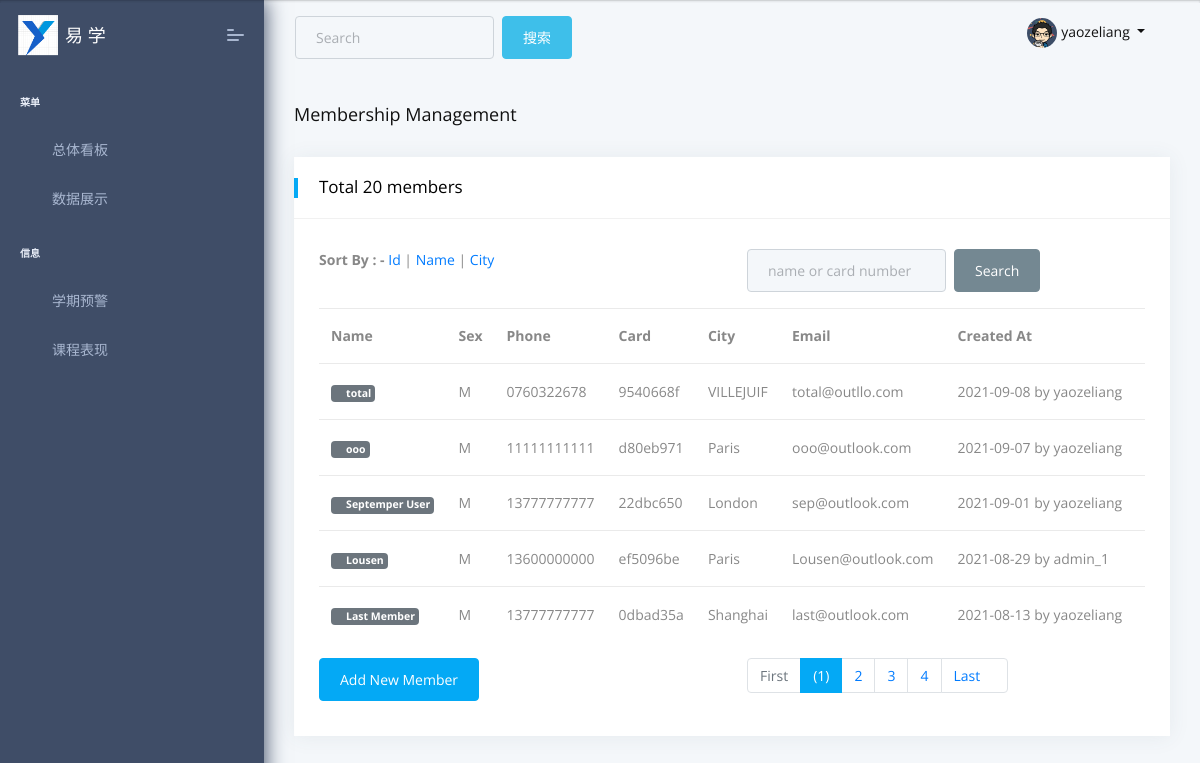
Page /member-list (signed in) on the committed database.
### book/models.py (models this page shows, shortened)
class Profile(models.Model):
    user = models.OneToOneField(User,null=True,on_delete=models.CASCADE)
    bio = models.TextField()
    profile_pic = models.ImageField(upload_to="profile/%Y%m%d/", blank=True,null=True)
    phone_number = models.CharField(max_length=30,blank=True)
    email = models.EmailField(max_length=50,blank=True)

class Member(models.Model):
    name = models.CharField(max_length=50, blank=False)
    age = models.PositiveIntegerField(default=20)
    gender = models.CharField(max_length=10,choices=GENDER,default='m')
    city = models.CharField(max_length=20, blank=False)
    email = models.EmailField(max_length=50,blank=True)
    phone_number = models.CharField(max_length=30,blank=False)
    created_at= models.DateTimeField(default=timezone.now)
    created_by = models.CharField(max_length=20,default="")
    updated_by = models.CharField(max_length=20,default="")
    updated_at = models.DateTimeField(auto_now=True)
    card_id = models.UUIDField(unique=True, default=uuid.uuid4, editable=False)
    card_number = models.CharField(max_length=8,default="")
    expired_at = models.DateTimeField(default=timezone.now)

### book/views.py (the view)
# urls.py: path('member-list',MemberListView.as_view(),name="member_list"),
class MemberListView(LoginRequiredMixin,ListView):
    login_url = 'login'
    model= Member
    context_object_name = 'members'
    template_name = 'book/member_list.html'
    count_total = 0
    search_value = ''
    order_field="-updated_at"
    def get_queryset(self):
        search =self.request.GET.get("search")
        order_by=self.request.GET.get("orderby")
        if order_by:
            all_members = Member.objects.all().order_by(order_by)
            self.order_field=order_by
        else:
            all_members = Member.objects.all().order_by(self.order_field)
        if search:
            all_members = all_members.filter(
                Q(name__icontains=search) |  Q(card_number__icontains=search)
            )
        else:
            search = ''
        self.search_value=search
        self.count_total = all_members.count()
        paginator = Paginator(all_members, PAGINATOR_NUMBER)
        page = self.request.GET.get('page')
        members = paginator.get_page(page)
        return members
    def get_context_data(self, *args, **kwargs):
        context = super(MemberListView, self).get_context_data(*args, **kwargs)
        context['count_total'] = self.count_total
        context['search'] = self.search_value
        context['orderby'] = self.order_field
        context['objects'] = self.get_queryset()
        return context

### book/templatetags/book_extras.py (called while the page is built)
@register.inclusion_tag('book/inclusions/_pagination.html', takes_context=True)
def show_pagination(context):
    return {
        'page_objects':context['objects'],
        'search':context['search'],
        'orderby':context['orderby'],}

@register.inclusion_tag('book/inclusions/_messages.html',takes_context=True)
def show_messages(context):
        return {'messages':context['messages'],}

@register.filter('has_group')
def has_group(user, group_name):
    groups = user.groups.all().values_list('name', flat=True)
    return True if group_name in groups else False

### templates/book/member_list.html (shortened to what this page needs)
{% extends "layouts/base.html" %}
{% load book_extras %}
{% block content %}
<div class="pcoded-content">
    <div class="pcoded-inner-content">
        <div class="page-header">
            <div class="page-block">
                <div class="row align-items-center">
                    <div class="col-md-12">
                        <div class="page-header-title">
                            <h5 class="m-b-10">Membership Management</h5>
                        </div>
                    </div>
                </div>
            </div>
        </div>
        <br>
        <div class="main-body">
            <div class="page-wrapper">
                <div class="row">
                    <div class="col-xl-12">
                        <div class="card">
                            <div class="card-header">
                                <h5>Total {{count_total}} members</h5>
                            </div>
                            <div class="card-block ">
                                <div class='row'>
                                    <div class="col-6">
                                        <b>Sort By : - </b>
                                        <a href="{% url 'member_list' %}?search={{search}}&orderby=id">Id</a>  |
                                        <a href="{% url 'member_list' %}?search={{ search }}&orderby=name">Name</a> |
                                        <a href="{% url 'member_list' %}?search={{ search }}&orderby=city">City</a>
                                    </div>
                                    <div class="col-6">
                                        <form class="form-inline mb-2">
                                            <div class="form-group  mb-2">
                                                <input type="text"
                                                       class="form-control"
                                                       name="search",
                                                       id='search',
                                                       placeholder="name or card number",
                                                       value={{search}}
                                                       >
                                            </div>
                                            <button type="submit" class="btn btn-secondary mb-2 ml-2 btn-sm">Search</button>
                                        </form>
                                    </div>
                                </div>
                                <div class="table-responsive table-hover">
                                    <table class="table">
                                        <thead>
                                            <tr>
                                                <th>Name</th>
                                                <th>Sex</th>
                                                <th>Phone</th>
                                                <th>Card</th>
                                                <th>City</th>
                                                <th>Email</th>
                                                <th>Created At</th>
                                                <th>Expired At</th>
                                            </tr>
                                        </thead>
                                        <tbody>
                                            {% for member in members %}
                                            <tr>
                                                <td><a href="{% url 'member_detail' member.pk %}" class='badge badge-secondary '><i class="feather icon-user"></i>&nbsp;{{member.name}}</a></td>
                                                <td>{{member.gender|upper}}</td>
                                                <td>{{member.phone_number}}</td>
                                                <td>{{member.card_number}}</td>
                                                <td>{{member.city}}</td>
                                                <td>{{member.email}}</td>
                                                <td>{{ member.created_at|date:"Y-m-d" }} by {{member.created_by}} </td>
                                                <td>{{ member.expired_at|date:"Y-m-d" }} </td>
                                            </tr>
                                            {% endfor %}
                                        </tbody>
                                    </table>
                                </div>
                                <div class="row">
                                    <div class='col-6'>
                                        <a href="{% url 'member_create' %}" class='btn btn-primary'>Add New Member</a>
                                    </div>
                                    <div class='col-6'>
                                        {% show_pagination %}
                                    </div>
                                </div>
                            </div>
                        </div>
                    </div>
                </div>
            </div>
        </div>
    </div>
</div>
{% endblock content %}

### templates/includes/navigation.html (shortened to what this page needs)
{% load book_extras %}
{% load notifications_tags %}
<nav class="navbar navbar-light  justify-content-between">
  <div class="col-6">
    <form method="post" action="{% url 'global_search'  %}" class="form-inline">
      <input class="form-control mr-sm-2" type="search" placeholder="Search" aria-label="Search" id="global_search"
        name='global_search' />
      <button class="btn btn-info my-2 my-sm-0" type="submit">搜索</button>
    </form>
  </div>
  <div class="col-3 ">
    <div class="nav-item dropdown float-right">
      {% if user.is_authenticated %}
      <h6 class="nav-link dropdown-toggle" href="#" id="navbarDropdown" data-toggle="dropdown" aria-haspopup="true"
        aria-expanded="false">
        {% if user.profile.profile_pic %}
        <img src="{{user.profile.profile_pic.url}}" style="width:30px;height:30px;border-radius:50%;">
        {%else%}
        <label class="label theme-bg2 text-white f-14 f-w-400 ">管理员</label>
        <img src="{% static 'assets/images/user/avatar-2.jpg' %} " style="width:30px;height:30px;border-radius:50%;"
          alt="">
        {% endif %}
        {{user.username}}
      </h6>
      {% else %}
      <a class="btn btn-primary" href="{% url 'login' %}"> 登录 </a>
      {% endif %}
    </div>
  </div>
</nav>

### rows in the picture
Member: name "total", gender "M", phone_number "0760322678", card_number "9540668f", city "VILLEJUIF", email "total@outllo.com", created_at "2021-09-08", created_by "yaozeliang"
Member: name "ooo", gender "M", phone_number "11111111111", card_number "d80eb971", city "Paris", email "ooo@outlook.com", created_at "2021-09-07", created_by "yaozeliang"
Member: name "Septemper User", gender "M", phone_number "13777777777", card_number "22dbc650", city "London", email "sep@outlook.com", created_at "2021-09-01", created_by "yaozeliang"
Member: name "Lousen", gender "M", phone_number "13600000000", card_number "ef5096be", city "Paris", email "Lousen@outlook.com", created_at "2021-08-29", created_by "admin_1"
Member: name "Last Member", gender "M", phone_number "13777777777", card_number "0dbad35a", city "Shanghai", email "last@outlook.com", created_at "2021-08-13", created_by "yaozeliang"

### other values in the picture
{{ user.username }} "yaozeliang"
{{ count_total }} "20"
{{ i }} "1"
{{ i }} "2" "3" "4"
